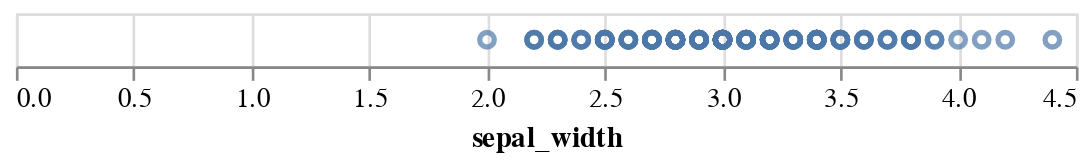

Notebook code cell kept with this figure:
### Markdown cell above
✅Here for the iris dataset.

### Code cell
alt.Chart(iris).mark_point().encode(
    x='sepal_width'
)

### Figure 1 — Vega-Lite specification as saved in the notebook (floating-point values rounded to 4 significant figures; data arrays with more than 128 entries replaced by an {"elided": "..."} marker saying what was removed)
{"config": {"view": {"continuousWidth": 400, "continuousHeight": 300}}, "data": {"name": "data-a4bd480ea976f54878a155ce12ba18ce"}, "mark": "point", "encoding": {"x": {"field": "sepal_width", "type": "quantitative"}}, "$schema": "https://vega.github.io/schema/vega-lite/v4.17.0.json", "datasets": {"data-a4bd480ea976f54878a155ce12ba18ce": {"elided": "150 records"}}}
